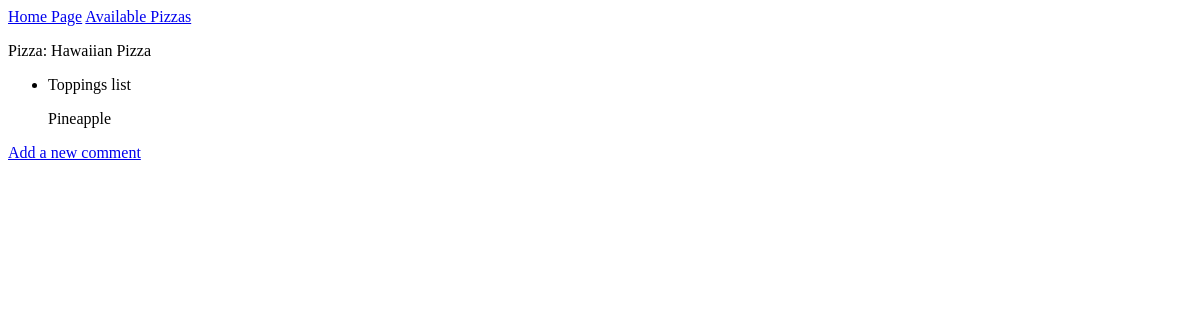
Before: /pizzas/4/ with the older database file.
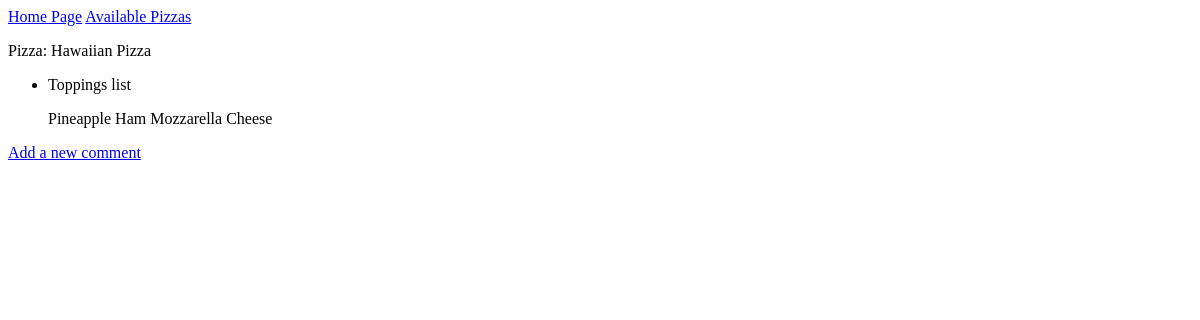
After: the same page with the newer database file.
### MainApp/models.py (models this page shows)
class Topping(models.Model):
    Pizza =models.ForeignKey(Pizza,on_delete=models.CASCADE)
    topping_name= models.TextField(max_length=200)
    class Meta:
        verbose_name_plural= 'Topping'
    def __str__(self):
        return self.topping_name

### MainApp/views.py (the view)
# urls.py: path('pizzas/<int:pizza_id>/',views.pizza,name= 'pizza'),
def pizza(request, pizza_id):
    pizza = Pizza.objects.get(id=pizza_id)
    toppings =pizza.topping_set.order_by('-topping_name')
    context= {'pizza':pizza,'toppings':toppings}
    return render(request,'MainApp/pizza.html',context)

### MainApp/models.py (called while the page is built)
    def __str__(self):
        return self.pizza_name

### MainApp/templates/mainapp/pizza.html
{% extends "MainApp/base.html" %}
{% block content %}
<p>
    Pizza: {{ pizza }}
</p>
<ul>
    {% for topping in toppings %}
    <li>
        <p>Toppings list</p>
        <p>{{ topping}}</p>
    </li>
    {% empty %}
    <li>There are no toppings for this post yet.</li>
    {% endfor %}
</ul>
<p>
<a href="{% url 'MainApp:new_comment' pizza.id %}">Add a new comment</a>
</p>
{% endblock content %}

Changed rows visible on the page:
changed Topping: topping_name "Pineapple" → "Pineapple Ham Mozzarella Cheese"
